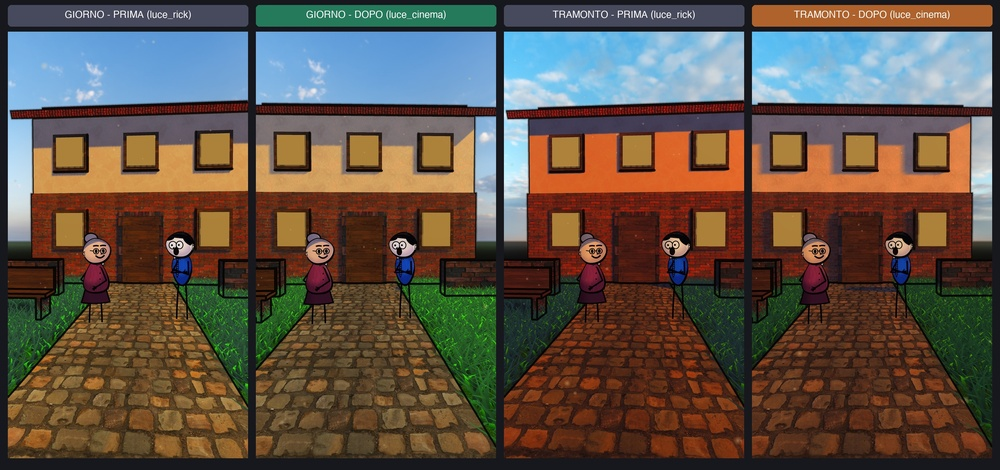
#> input picture cartoon-storie/confronti/luci_2a_esterno_prima_dopo.jpg, 1000 x 470 px, shrunk from 2810 x 1322 before the run
$ python griglia.py ../../../../cartoon-storie/confronti/luci_2a_esterno_prima_dopo.jpg out.png 5
#> lines starting #> are read from the running program, lines starting #| are printed output that depends on the picture
# Sovrappone una griglia numerata per leggere le coordinate dei pixel. Uso: python3 griglia.py img.png out.png [passo=50] [x0 y0 x1 y1]
import sys
from PIL import Image, ImageDraw
im = Image.open(sys.argv[1]).convert('RGB'); step = int(sys.argv[3]) if len(sys.argv) > 3 else 50
#> further down, im is the input picture: PIL image 1000x470 RGB; mean R, G, B 95.7, 83, 71.9
box = tuple(map(int, sys.argv[4:8])) if len(sys.argv) >= 8 else (0, 0, im.width, im.height)
#> box = (0, 0, 1000, 470)
c = im.crop(box); d = ImageDraw.Draw(c)
for y in range((box[1] // step + 1) * step - box[1], c.height, step): d.line([(0, y), (c.width, y)], fill=(255, 0, 255)); d.text((2, y + 1), str(y + box[1]), fill=(255, 0, 255))
for x in range((box[0] // step + 1) * step - box[0], c.width, step): d.line([(x, 0), (x, c.height)], fill=(0, 255, 255)); d.text((x + 1, 2), str(x + box[0]), fill=(0, 255, 255))
c.save(sys.argv[2])
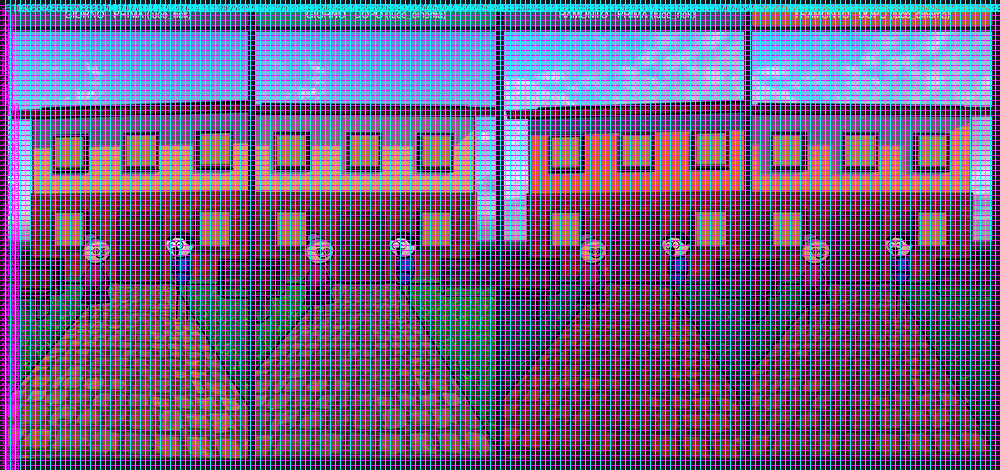
#> saved as out.png: PIL image 1000x470 RGB; mean R, G, B 101.2, 105.5, 139.3

$ run again, on cartoon-storie/confronti/luci_2b_interno_prima_dopo.jpg
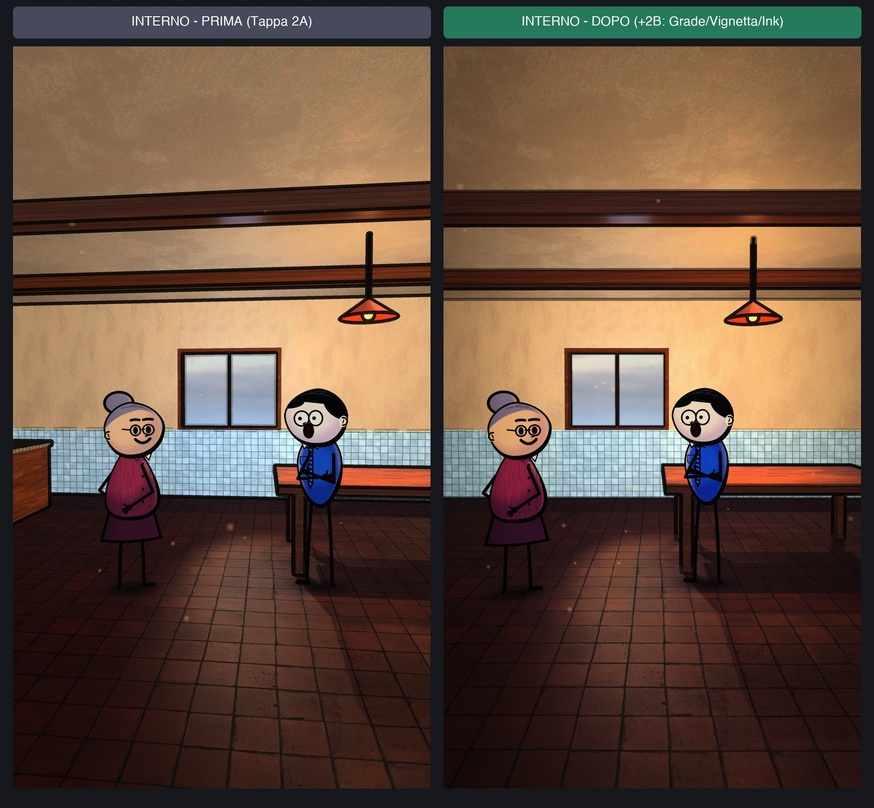
#> input picture cartoon-storie/confronti/luci_2b_interno_prima_dopo.jpg, 874 x 808 px, shrunk from 1884 x 1742 before the run
#> im is the input picture: PIL image 874x808 RGB; mean R, G, B 101, 78.2, 63.4
#> `c.save(sys.argv[2])`:
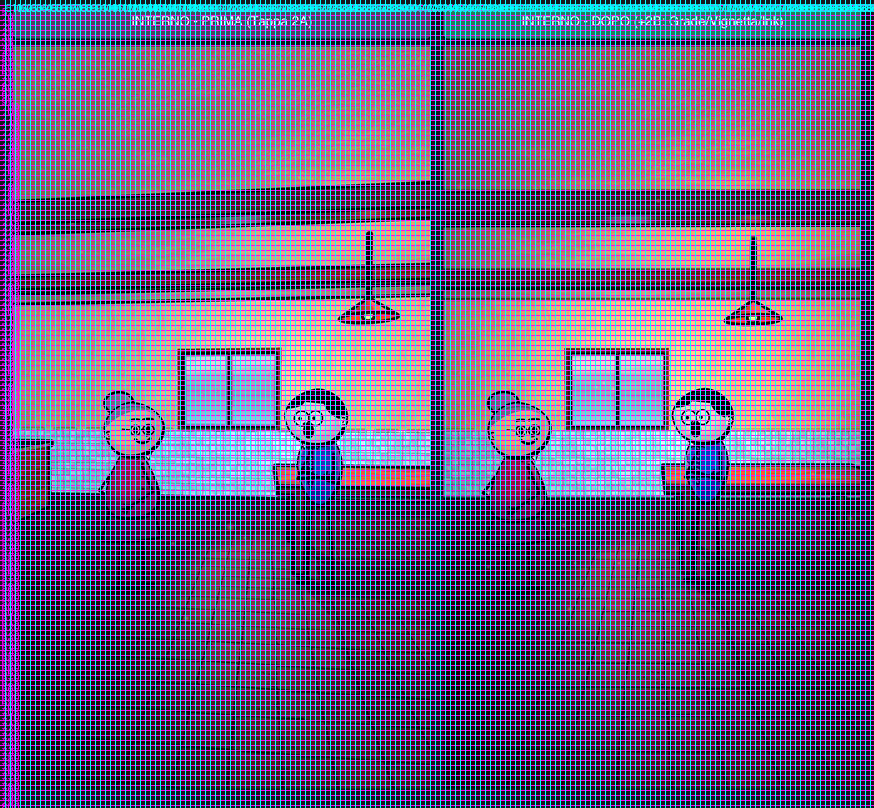
#> saved as out.png: PIL image 874x808 RGB; mean R, G, B 106, 101.9, 134.1

$ run again, on cartoon-storie/confronti/luci_2c_profondita_prima_dopo.jpg
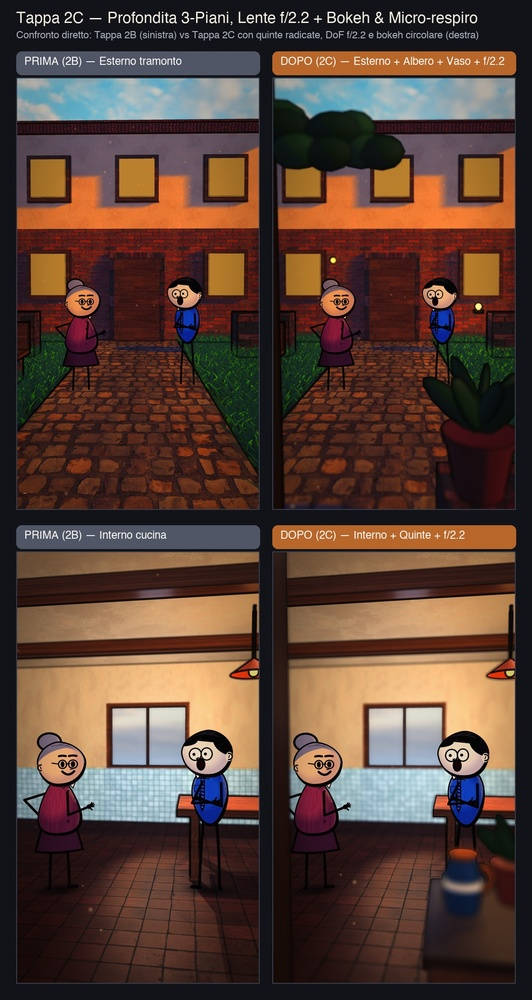
#> input picture cartoon-storie/confronti/luci_2c_profondita_prima_dopo.jpg, 532 x 1000 px, shrunk from 1180 x 2220 before the run
#> im is the input picture: PIL image 532x1000 RGB; mean R, G, B 88.5, 65.2, 54.9
#> `c.save(sys.argv[2])`:
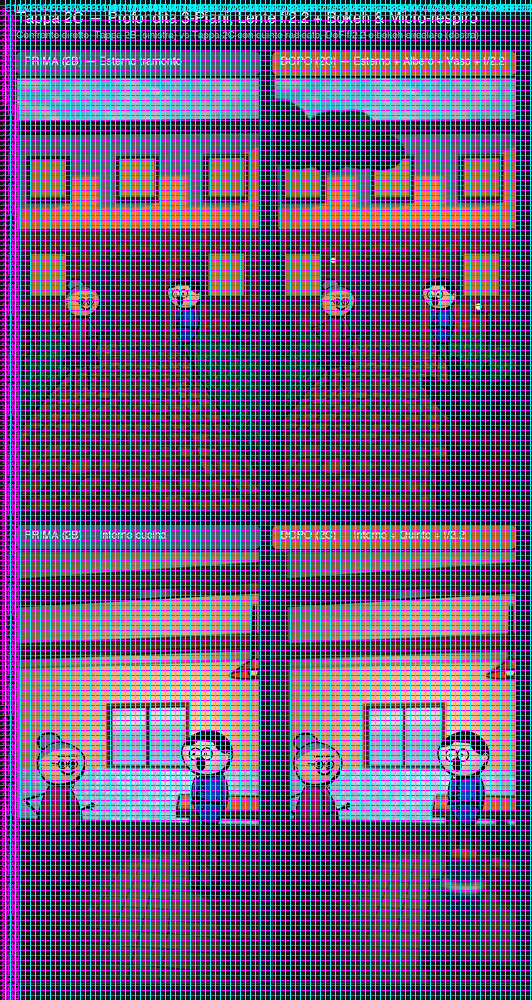
#> saved as out.png: PIL image 532x1000 RGB; mean R, G, B 99.1, 93.5, 129.5
